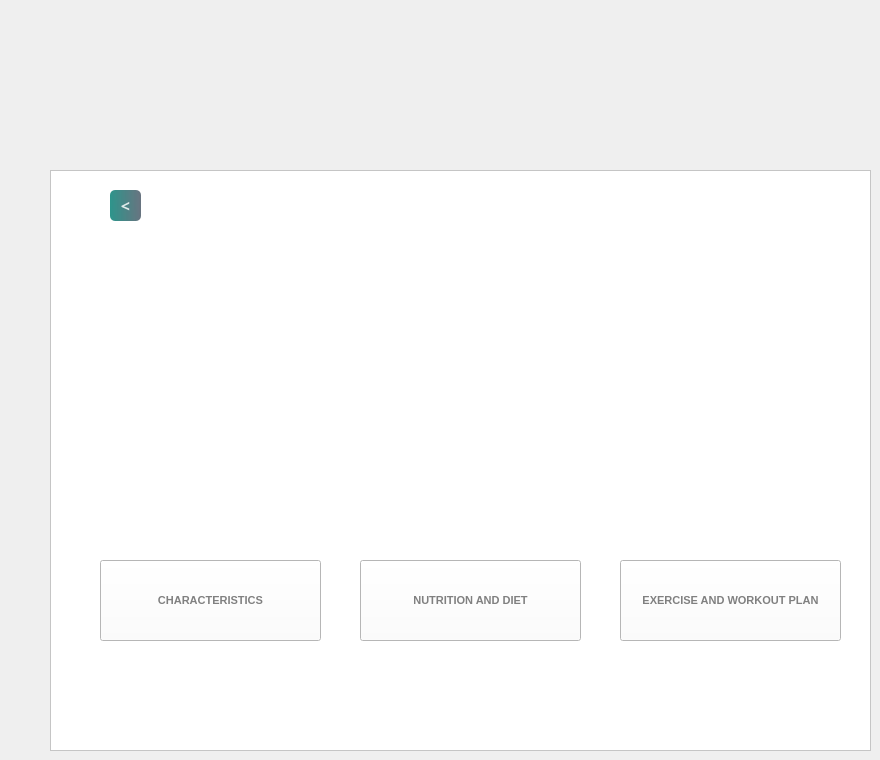
    <widget class="QWidget" name="Mesomorphfeatures">
     <widget class="QFrame" name="frame_9">
      <property name="geometry">
       <rect>
        <x>50</x>
        <y>170</y>
        <width>821</width>
        <height>581</height>
       </rect>
      </property>
      <property name="styleSheet">
       <string notr="true">background-color: rgb(255, 255, 255);</string>
      </property>
      <property name="frameShape">
       <enum>QFrame::Shape::StyledPanel</enum>
      </property>
      <property name="frameShadow">
       <enum>QFrame::Shadow::Raised</enum>
      </property>
      <widget class="QLabel" name="label_40">
       <property name="geometry">
        <rect>
         <x>50</x>
         <y>80</y>
         <width>221</width>
         <height>321</height>
        </rect>
       </property>
       <property name="styleSheet">
        <string notr="true">border-image: url(:/images/mesomorph.png);
border-radius:10px;



QLabel {
    /* Initial style for QLabel */
    border: 1px solid transparent; /* No border initially */
    padding: 0px; /* No padding initially */
}

/* Style when QLabel is hovered over */
QLabel_28:hover {
    border: 2px solid blue; /* Blue border when hovered */
    padding: 5px; /* 5px padding inside the border */
    border-style: solid;
}</string>
       </property>
       <property name="text">
        <string/>
       </property>
       <property name="pixmap">
        <pixmap>:/mesomorph.png</pixmap>
       </property>
       <property name="scaledContents">
        <bool>true</bool>
       </property>
      </widget>
      <widget class="QPushButton" name="Mesocharacteristics">
       <property name="geometry">
        <rect>
         <x>50</x>
         <y>390</y>
         <width>221</width>
         <height>81</height>
        </rect>
       </property>
       <property name="font">
        <font>
         <pointsize>8</pointsize>
         <bold>true</bold>
        </font>
       </property>
       <property name="styleSheet">
        <string notr="true">

QPushButton#Mesocharacteristics{
color:grey;
}

QPushButton#Mesocharacteristics:hover{
        padding-left:5px;
        padding-top:5px;}


</string>
       </property>
       <property name="text">
        <string>CHARACTERISTICS</string>
       </property>
      </widget>
      <widget class="QLabel" name="label_41">
       <property name="geometry">
        <rect>
         <x>310</x>
         <y>80</y>
         <width>221</width>
         <height>321</height>
        </rect>
       </property>
       <property name="styleSheet">
        <string notr="true">border-image: url(:/images/ecto diet.jpg);
border-radius:10px;



QLabel {
    /* Initial style for QLabel */
    border: 1px solid transparent; /* No border initially */
    padding: 0px; /* No padding initially */
}

/* Style when QLabel is hovered over */
QLabel_28:hover {
    border: 2px solid blue; /* Blue border when hovered */
    padding: 5px; /* 5px padding inside the border */
    border-style: solid;
}</string>
       </property>
       <property name="text">
        <string/>
       </property>
       <property name="pixmap">
        <pixmap>:/ecto diet.jpg</pixmap>
       </property>
       <property name="scaledContents">
        <bool>true</bool>
       </property>
      </widget>
      <widget class="QPushButton" name="Mesonutritionanddiet">
       <property name="geometry">
        <rect>
         <x>310</x>
         <y>390</y>
         <width>221</width>
         <height>81</height>
        </rect>
       </property>
       <property name="font">
        <font>
         <pointsize>8</pointsize>
         <bold>true</bold>
        </font>
       </property>
       <property name="styleSheet">
        <string notr="true">

QPushButton#Mesonutritionanddiet{
color:grey;
}

QPushButton#Mesonutritionanddiet:hover{
        padding-left:5px;
        padding-top:5px;}


</string>
       </property>
       <property name="text">
        <string>NUTRITION AND DIET</string>
       </property>
      </widget>
      <widget class="QLabel" name="label_42">
       <property name="geometry">
        <rect>
         <x>570</x>
         <y>80</y>
         <width>221</width>
         <height>321</height>
        </rect>
       </property>
       <property name="styleSheet">
        <string notr="true">border-image: url(:/images/ect.jpg);
border-image: url(:/images/try.jpg);
border-radius:10px;



QLabel {
    /* Initial style for QLabel */
    border: 1px solid transparent; /* No border initially */
    padding: 0px; /* No padding initially */
}

/* Style when QLabel is hovered over */
QLabel_28:hover {
    border: 2px solid blue; /* Blue border when hovered */
    padding: 5px; /* 5px padding inside the border */
    border-style: solid;
}</string>
       </property>
       <property name="text">
        <string/>
       </property>
       <property name="pixmap">
        <pixmap>:/register.jpg</pixmap>
       </property>
       <property name="scaledContents">
        <bool>true</bool>
       </property>
      </widget>
      <widget class="QPushButton" name="Mesoexerciseandworkout">
       <property name="geometry">
        <rect>
         <x>570</x>
         <y>390</y>
         <width>221</width>
         <height>81</height>
        </rect>
       </property>
       <property name="font">
        <font>
         <pointsize>8</pointsize>
         <bold>true</bold>
        </font>
       </property>
       <property name="styleSheet">
        <string notr="true">

QPushButton#Mesoexerciseandworkout{
color:grey;
}

QPushButton#Mesoexerciseandworkout:hover{
        padding-left:5px;
        padding-top:5px;}


</string>
       </property>
       <property name="text">
        <string>EXERCISE AND WORKOUT PLAN</string>
       </property>
      </widget>
      <widget class="QPushButton" name="back3">
       <property name="geometry">
        <rect>
         <x>60</x>
         <y>20</y>
         <width>31</width>
         <height>31</height>
        </rect>
       </property>
       <property name="font">
        <font>
         <family>Sitka Banner</family>
         <pointsize>12</pointsize>
         <bold>true</bold>
        </font>
       </property>
       <property name="styleSheet">
        <string notr="true">

QPushButton#back3{
        background-color: qlineargradient(spread:pad, x1:0, y1:0.505682, x2:1, y2:0.477, stop:0 rgba(11, 131, 120, 219), stop:1 rgba(85, 98, 112, 226));
        color:rgba(255, 255, 255, 210);
        border-radius:5px;
}

QPushButton#back3:hover{
        background-color: qlineargradient(spread:pad, x1:0, y1:0.505682, x2:1, y2:0.477, stop:0 rgba(150, 123, 111, 219), stop:1 rgba(85, 81, 84, 226));
}

QPushButton#back3:pressed{
        padding-left:5px;
        padding-top:5px;
        background-color:rgba(150, 123, 111, 255);
}
</string>
       </property>
       <property name="text">
        <string>&lt;</string>
       </property>
      </widget>
     </widget>
    </widget>
